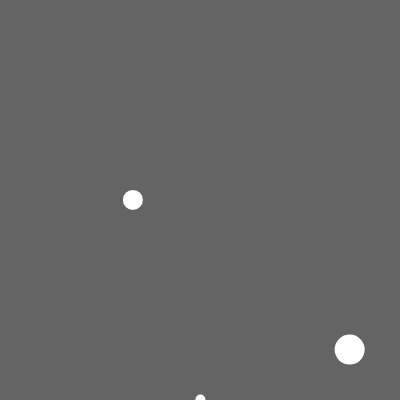
Frame 1 (no input)
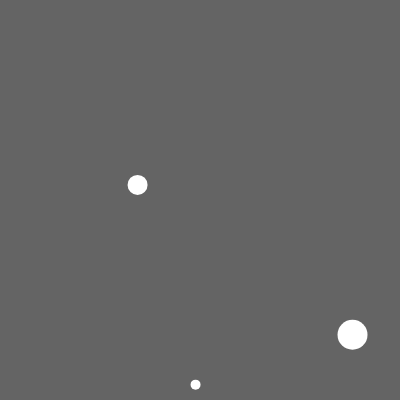
Frame 60 (no input)
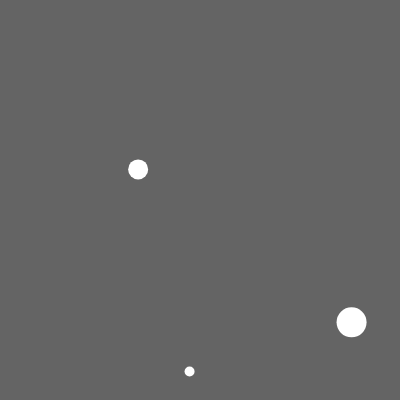
Frame 120 (the mouse pressed at the canvas centre since frame 60)

The p5.js sketch that drew these frames (run headless with seeded random() and noise() and a simulated clock; from frame 60 on, the mouse is pressed at the canvas centre):

// p5.js sketch
// ── sketch.js
var ball1;
var ball2;
var ball3;

function setup() {
  createCanvas(400, 400);
  // create a Ball class to make Ball object by calling new command.
  ball1 = new ball(width/2 , height, 10);
  ball2 = new ball(width/3 , height/2, 20);
  ball3 = new ball(350 , 350, 30);
}

function draw() {
  background(100);
  ball1.move();
  ball1.display();
  ball2.move();
  ball2.display();
  ball3.move();
  ball3.display();
}

function ball(ax,ay,as){
  this.x = ax;
  this.y = ay;
  this.size = as;
  this.move = function() {
      this.x = this.x + Math.random() - 0.5;
      this.y = this.y - Math.random()*0.5;
  },
  this.display = function() {
    noStroke();
    ellipse(this.x, this.y, this.size, this.size);
  }
}
